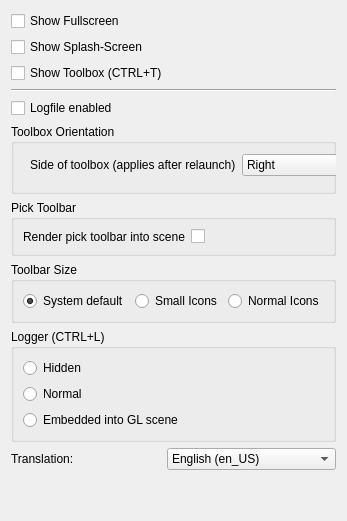
         <widget class="QWidget" name="general">
          <attribute name="title">
           <string>General</string>
          </attribute>
          <layout class="QVBoxLayout" name="verticalLayout_21">
           <item>
            <widget class="QCheckBox" name="fullscreen">
             <property name="toolTip">
              <string>Display OpenFlipper in fullscreen mode</string>
             </property>
             <property name="statusTip">
              <string>Display OpenFlipper in fullscreen mode</string>
             </property>
             <property name="text">
              <string>Show Fullscreen</string>
             </property>
            </widget>
           </item>
           <item>
            <widget class="QCheckBox" name="splash">
             <property name="toolTip">
              <string>Show splash screen on startup</string>
             </property>
             <property name="statusTip">
              <string>Show splash screen on startup</string>
             </property>
             <property name="text">
              <string>Show Splash-Screen</string>
             </property>
            </widget>
           </item>
           <item>
            <widget class="QCheckBox" name="toolbox">
             <property name="toolTip">
              <string>Show the toolbox for plugin widgets</string>
             </property>
             <property name="statusTip">
              <string>Show the toolbox for plugin widgets</string>
             </property>
             <property name="text">
              <string>Show Toolbox (CTRL+T)</string>
             </property>
            </widget>
           </item>
           <item>
            <widget class="Line" name="line">
             <property name="orientation">
              <enum>Qt::Horizontal</enum>
             </property>
            </widget>
           </item>
           <item>
            <widget class="QCheckBox" name="enableLogFile">
             <property name="toolTip">
              <string>Enable the logfile</string>
             </property>
             <property name="statusTip">
              <string>Enable the logfile</string>
             </property>
             <property name="text">
              <string>Logfile enabled</string>
             </property>
            </widget>
           </item>
           <item>
            <widget class="QGroupBox" name="groupBox_6">
             <property name="minimumSize">
              <size>
               <width>0</width>
               <height>70</height>
              </size>
             </property>
             <property name="title">
              <string>Toolbox Orientation</string>
             </property>
             <widget class="QWidget" name="formLayoutWidget">
              <property name="geometry">
               <rect>
                <x>19</x>
                <y>30</y>
                <width>611</width>
                <height>31</height>
               </rect>
              </property>
              <layout class="QFormLayout" name="formLayout_4">
               <item row="0" column="0">
                <widget class="QLabel" name="label_26">
                 <property name="text">
                  <string>Side of toolbox (applies after relaunch)</string>
                 </property>
                </widget>
               </item>
               <item row="0" column="1">
                <widget class="QComboBox" name="toolBoxOrientation">
                 <item>
                  <property name="text">
                   <string>Right</string>
                  </property>
                 </item>
                 <item>
                  <property name="text">
                   <string>Left</string>
                  </property>
                 </item>
                </widget>
               </item>
              </layout>
             </widget>
            </widget>
           </item>
           <item>
            <widget class="QGroupBox" name="groupBox_13">
             <property name="title">
              <string>Pick Toolbar</string>
             </property>
             <layout class="QVBoxLayout" name="verticalLayout_30">
              <item>
               <layout class="QFormLayout" name="formLayout_6">
                <item row="0" column="0">
                 <widget class="QLabel" name="label_29">
                  <property name="text">
                   <string>Render pick toolbar into scene</string>
                  </property>
                 </widget>
                </item>
                <item row="0" column="1">
                 <widget class="QCheckBox" name="pickToolbarInScene">
                  <property name="text">
                   <string/>
                  </property>
                 </widget>
                </item>
               </layout>
              </item>
             </layout>
            </widget>
           </item>
           <item>
            <widget class="QGroupBox" name="groupBox_11">
             <property name="title">
              <string>Toolbar Size</string>
             </property>
             <layout class="QHBoxLayout" name="horizontalLayout_22">
              <item>
               <widget class="QRadioButton" name="iconDefault">
                <property name="text">
                 <string>System default</string>
                </property>
                <property name="checked">
                 <bool>true</bool>
                </property>
               </widget>
              </item>
              <item>
               <widget class="QRadioButton" name="iconSmall">
                <property name="text">
                 <string>Small Icons</string>
                </property>
               </widget>
              </item>
              <item>
               <widget class="QRadioButton" name="iconNormal">
                <property name="text">
                 <string>Normal Icons</string>
                </property>
               </widget>
              </item>
             </layout>
            </widget>
           </item>
           <item>
            <widget class="QGroupBox" name="groupBox_4">
             <property name="title">
              <string>Logger (CTRL+L)</string>
             </property>
             <layout class="QVBoxLayout" name="verticalLayout_13">
              <item>
               <widget class="QRadioButton" name="loggerHidden">
                <property name="text">
                 <string>Hidden</string>
                </property>
               </widget>
              </item>
              <item>
               <widget class="QRadioButton" name="loggerNormal">
                <property name="text">
                 <string>Normal</string>
                </property>
               </widget>
              </item>
              <item>
               <widget class="QRadioButton" name="loggerInScene">
                <property name="text">
                 <string>Embedded into GL scene</string>
                </property>
               </widget>
              </item>
             </layout>
            </widget>
           </item>
           <item>
            <layout class="QHBoxLayout" name="horizontalLayout_17">
             <item>
              <widget class="QLabel" name="label_19">
               <property name="maximumSize">
                <size>
                 <width>150</width>
                 <height>16777215</height>
                </size>
               </property>
               <property name="text">
                <string>Translation:</string>
               </property>
              </widget>
             </item>
             <item>
              <widget class="QComboBox" name="translation">
               <item>
                <property name="text">
                 <string>English (en_US)</string>
                </property>
               </item>
               <item>
                <property name="text">
                 <string>Deutsch (de_DE)</string>
                </property>
               </item>
               <item>
                <property name="text">
                 <string>System locale</string>
                </property>
               </item>
              </widget>
             </item>
            </layout>
           </item>
           <item>
            <spacer name="verticalSpacer">
             <property name="orientation">
              <enum>Qt::Vertical</enum>
             </property>
             <property name="sizeHint" stdset="0">
              <size>
               <width>20</width>
               <height>40</height>
              </size>
             </property>
            </spacer>
           </item>
          </layout>
         </widget>
